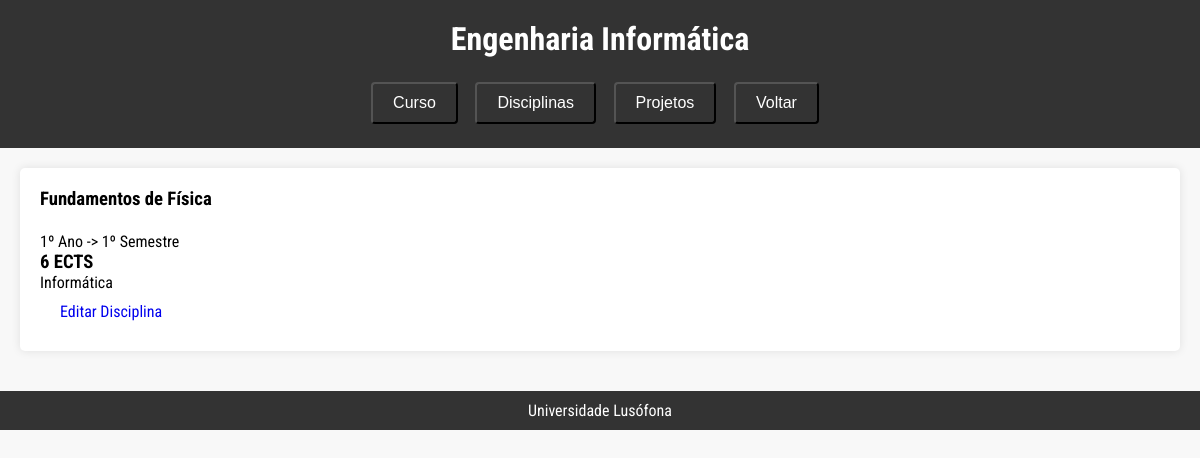
Screenshot of /portfolio/disciplina/ULHT260-7336/ with the database file from the repository.
### portfolio/models.py (models this page shows)
class Disciplina(models.Model):
    curricularUnitName = models.CharField(max_length = 100)
    curricularYear = models.IntegerField(max_length = 4)
    semester = models.CharField(max_length = 14)
    ects = models.IntegerField(max_length = 1)
    curricularIUnitReadableCode = models.CharField(max_length = 13)
    areaCientifica = models.ForeignKey(AreaCientifica, on_delete=models.CASCADE)

class AreaCientifica(models.Model):
    nome = models.CharField(max_length = 100)

### portfolio/views.py (the view)
# urls.py: path('disciplina/<str:idDisc>/', views.disciplina_view, name='disciplina'),
def disciplina_view(request, idDisc):
    disc = Disciplina.objects.get(curricularIUnitReadableCode=idDisc)
    context = {
        'disc': disc,
    }
    return render(request, "portfolio/disciplina.html", context)

### portfolio/templates/portfolio/disciplina.html
{% extends 'portfolio/layout.html' %}
{% block content %}
    <h3>{{disc.curricularUnitName}}<br><br></h3>
    <p>{{disc.curricularYear}}º Ano -> {{disc.semester}} <br></p>
    <h3>{{disc.ects}} ECTS<br></h3>
    <p>{{disc.areaCientifica.nome}}<br></p>
    <a href="{% url 'portfolio:editar_disciplina' disc.curricularIUnitReadableCode %}" class="button">Editar Disciplina</a>
{% endblock %}

### static/css/portfolio_template.css (style rules this page uses)
* { margin: 0; padding: 0; box-sizing: border-box; }
body { font-family: "Roboto Condensed", sans-serif; background-color: #f8f8f8; }
.button { display: inline-block; padding: 10px 20px; background-color: #4CAF50 color: white; text-align: center; text-decoration: none; font-size: 16px; border-radius: 5px; border: none; cursor: pointer; transition: background-color 0.3s; }

### rows the page displays
Disciplina: curricularUnitName "Fundamentos de Física", curricularYear "1", semester "1º Semestre", ects "6", areaCientifica.nome "Informática"
